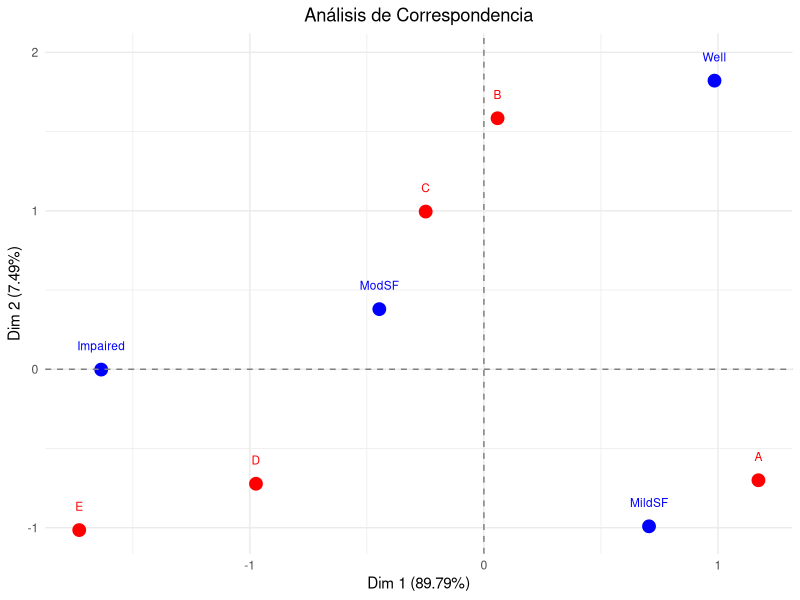

Recreate this plot in R.
# Problema 5

library("ca")
library("ggplot2")
table <- matrix(c(121,57,72,36,21,
                  288,105,141,97,71,
                  112,65,77,54,54,
                  86,60,94,78,71), nrow=4, byrow=TRUE)

n <- 1660
chiR <- chisq.test(table)

ancor <- ca(table)


row_cord <- ancor$rowcoord
col_cord <- ancor$colcoord

row_names <- c("Well", "MildSF", "ModSF", "Impaired")
col_names <- c("A", "B", "C", "D", "E")

cumsum(ancor$sv**2) / sum(ancor$sv**2)
ancor$sv**2 / sum(ancor$sv**2)

# Visualizacion de resultados.
df_rows <- data.frame(
  Dim1 = row_cord[, 1],
  Dim2 = row_cord[, 2],
  Label = row_names,
  Type = "Filas"
)

df_cols <- data.frame(
  Dim1 = col_cord[, 1],
  Dim2 = col_cord[, 2],
  Label = col_names,
  Type = "Columnas"
)


plot_data <- rbind(df_rows, df_cols)

ca_plot_ggplot <- ggplot(plot_data, aes(x = Dim1, y = Dim2, color = Type, shape = Type)) +
  geom_point(size = 4) +
  geom_text(aes(label = Label), nudge_y = 0.15, size = 3, show.legend = FALSE) +
  geom_hline(yintercept = 0, linetype = "dashed", color = "grey50") +
  geom_vline(xintercept = 0, linetype = "dashed", color = "grey50") +
  scale_color_manual(values = c("Filas" = "blue", "Columnas" = "red")) +
  scale_shape_manual(values = c("Filas" = 19, "Columnas" = 19)) +
  labs(
    x = paste0("Dim 1 (89.79%)"),
    y = paste0("Dim 2 (7.49%)"),
    title = "Análisis de Correspondencia",
    color = "Tipo",
    shape = "Tipo"
  ) +
  theme_minimal(base_size = 11) +
  theme(
    plot.title = element_text(hjust = 0.5),
    legend.position = "none"
  )

print(ca_plot_ggplot)
